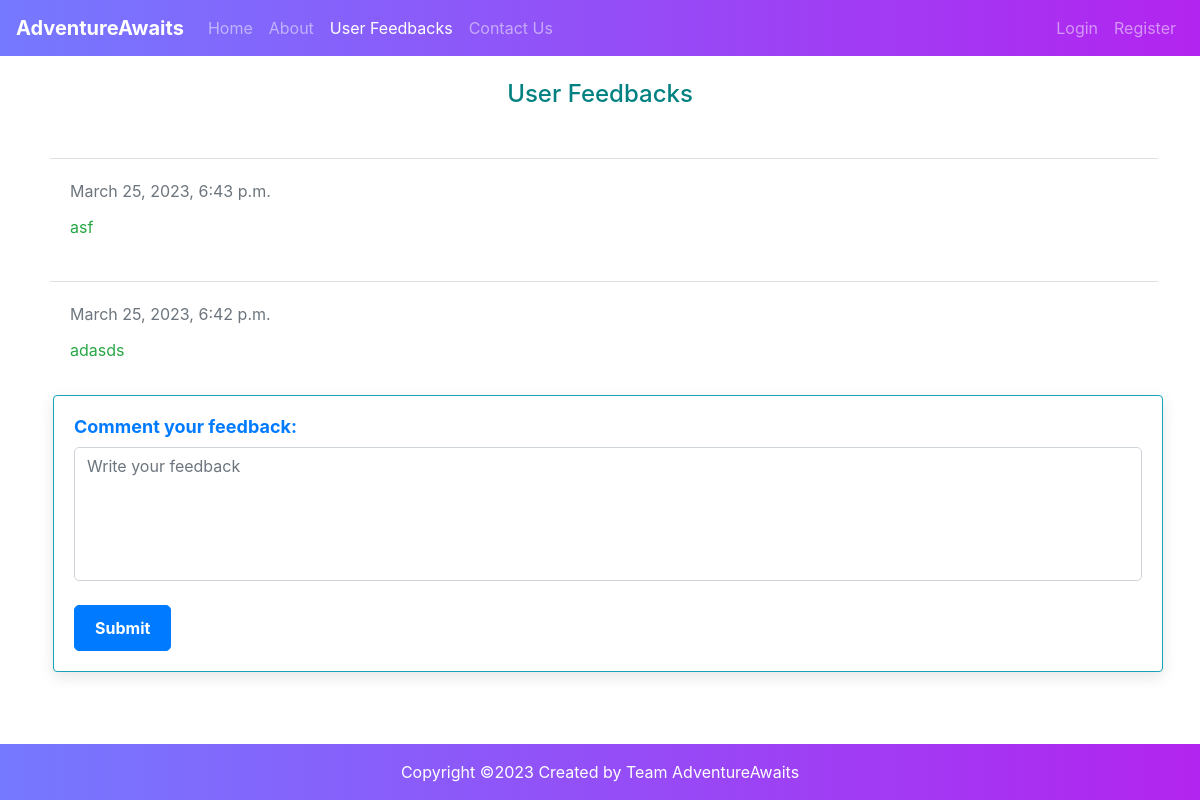
The app's page /feedback, older data.
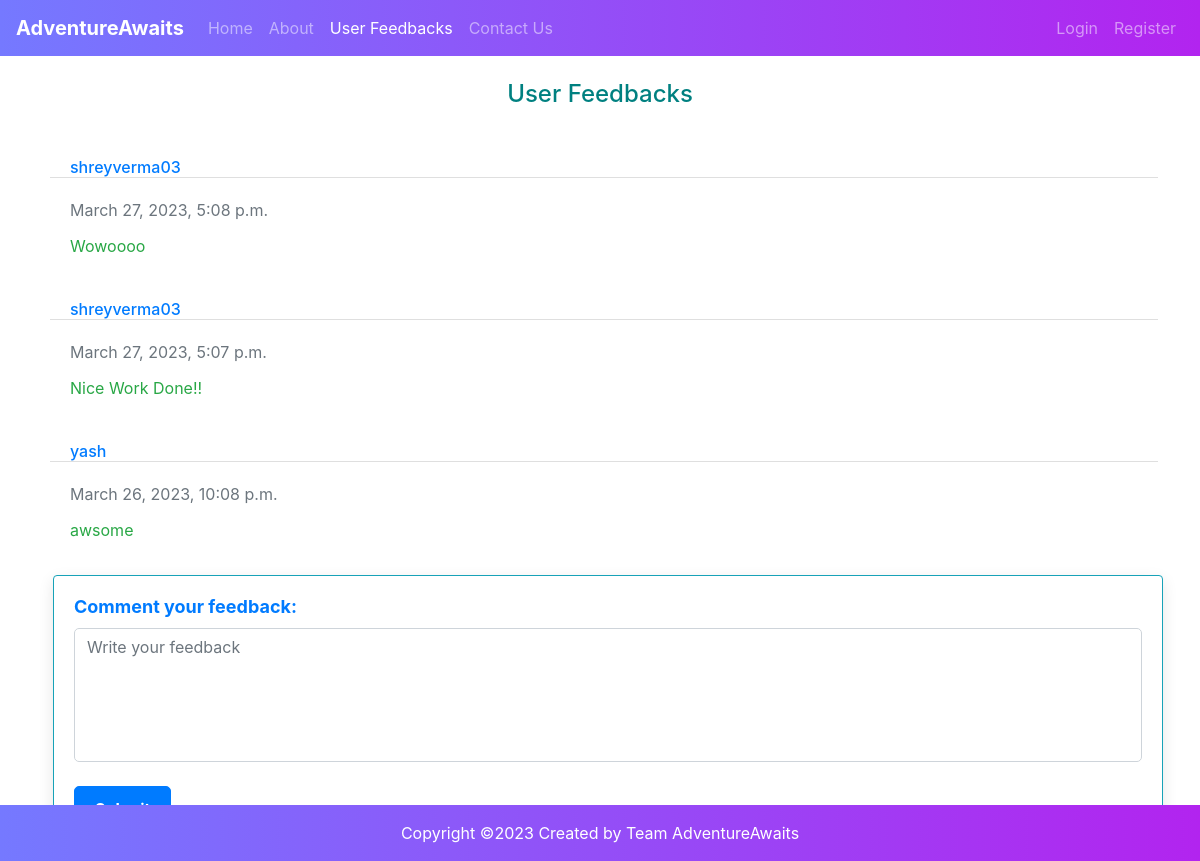
The same page, newer data.
### bookingApp/models.py (models this page shows, shortened)
class Feedback(models.Model):
    name = models.CharField(verbose_name=_("name"), max_length=255, null=True, blank=True)
    feedback = models.TextField(null=True, blank=True)
    created_at = models.DateTimeField(auto_now_add=True, blank=True, null=True)
    updated_at = models.DateTimeField(auto_now=True, blank=True, null=True)

### bookingApp/views.py (the view, shortened to what this page needs)
# urls.py: path('feedback', Feedbacks.as_view(), name="feedback"),
class Feedbacks(View):
    def get(self, request):
        feedback = Feedback.objects.all().order_by('-id')
        return render(request, 'feedback.html', {'feedback': feedback})

### templates/feedback.html (shortened to what this page needs)
{% extends 'base.html' %}
{% block content %}
<div class="container">
    <div class="row">
        <div class="col-lg-12 text-center p-4 text-success">
            <h4 style="color: #008080">User Feedbacks</h4>
        </div>
        {% for feedback in feedback %}
        <div class="col-lg-12 m-1">
            <div class="card border border-white">
                <h6 class="card-header bg-white pb-0 text-primary">{{feedback.name}}</h6>
                <div class="card-body">
                    <p class="card-title text-secondary pt-0">{{feedback.created_at}}</p>
                    <p class="card-text text-success">{{feedback.feedback}}</p>
                </div>
            </div>
        </div>
        {% endfor %}
        <div class="col-lg-12 m-2">
            <div class="card border border-info card-form">
                <div class="card-body">
                    <form method="post" action="feedback">
                        <h6 class="card-title">Comment your feedback:</h6>
                        <textarea class="form-control" rows="5" id="feedback" name="feedback" placeholder="Write your feedback"></textarea>
                        <br>
                        <input type="submit" class="btn btn-primary" value="Submit">
                    </form>
                </div>
            </div>
        </div>
    </div>
</div>
{% endblock content %}

### templates/base.html (shortened to what this page needs)
<!DOCTYPE html>
<html>
<head>
{% load sweetify %}
    <link rel="stylesheet" href="https://stackpath.bootstrapcdn.com/bootstrap/4.5.0/css/bootstrap.min.css">
    <link rel="stylesheet" href="https://cdnjs.cloudflare.com/ajax/libs/twitter-bootstrap/4.6.0/css/bootstrap.min.css">
    <link rel="stylesheet" href="/static/css/bootstrap.min.css" type="text/css">
    <link rel="stylesheet" href="https://cdnjs.cloudflare.com/ajax/libs/font-awesome/6.0.0/css/all.min.css" type="text/css">
</head>
<body>
<nav class="navbar navbar-expand-lg navbar-dark bg-dark">
    <a class="navbar-brand" href="{% url 'index' %}"><b>AdventureAwaits</b></a>
    <div class="collapse navbar-collapse" id="navbarSupportedContent">
        <ul class="navbar-nav mr-auto">
            <li class="{% if request.path == '/' %}active{% endif %}">
                <a class="nav-link" href="{% url 'index' %}">Home <span class="sr-only">(current)</span></a>
            </li>
            <li class="{% if request.path == '/about' %}active{% endif %}">
                <a class="nav-link" href="{% url 'about' %}">About<span class="sr-only"></a>
            </li>
            <li class="{% if request.path == '/feedback' %}active{% endif %}">
                <a class="nav-link" href="{% url 'feedback' %}">User Feedbacks</a>
            </li>
            <li class="{% if request.path == '/contact' %}active{% endif %}">
                <a class="nav-link" href="{% url 'contact' %}">Contact Us</a>
            </li>
        </ul>
        <ul class="navbar-nav">
            {% if not user.is_authenticated %}
            {% url 'login' as url %}
            <li class="{% if request.path == url %}active{% endif %}">
                <a class="nav-link" href="{% url 'login' %}">Login</a>
            </li>
            {% url 'signup' as url %}
            <li class="{% if request.path == '/signup' %}active{% endif %}">
                <a class="nav-link" href="{% url 'signup' %}">Register</a>
            </li>
            {% endif %}
        </ul>
    </div>
</nav>
{% block content %}
{% endblock content %}
<footer class="bg-light text-center text-lg-start mt-2"  " >
    <div class="text-center p-3 bg-dark" style="color:white;background: -webkit-linear-gradient(left, #7579ff, #b224ef);">
        Copyright &copy;<script>document.write(new Date().getFullYear());</script>
        Created by Team AdventureAwaits
    </div>
</footer>
</body>
</html>

### templates/feedback.html (style rules this page uses)
footer { position: fixed; left: 0; bottom: 0; width: 100%; }
.card { transform-style: preserve-3d; transition: all 0.5s ease-out; }
.card-form { background-color: #f8f9fa; border-radius: 10px; box-shadow: 0px 5px 15px rgba(0, 0, 0, 0.1); }
.card-form h6 { font-size: 18px; font-weight: bold; color: #007bff; margin-bottom: 10px; }
.card-form textarea { font-size: 16px; border-radius: 5px; resize: none; }

### templates/base.html (style rules this page uses)
nav { background: -webkit-linear-gradient(left, #7579ff, #b224ef); }
.active .nav-link { color:white; }

Row changes from the older to the newer data that the page shows:
removed Feedback: created_at "March 25, 2023, 6:43 p.m.", feedback "asf"
removed Feedback: created_at "March 25, 2023, 6:42 p.m.", feedback "adasds"
added Feedback: name "shreyverma03", created_at "March 27, 2023, 5:08 p.m.", feedback "Wowoooo"
added Feedback: name "shreyverma03", created_at "March 27, 2023, 5:07 p.m.", feedback "Nice Work Done!!"
added Feedback: name "yash", created_at "March 26, 2023, 10:08 p.m.", feedback "awsome"
Text that changed along with them:
form field value: "Submit" → (not shown)
